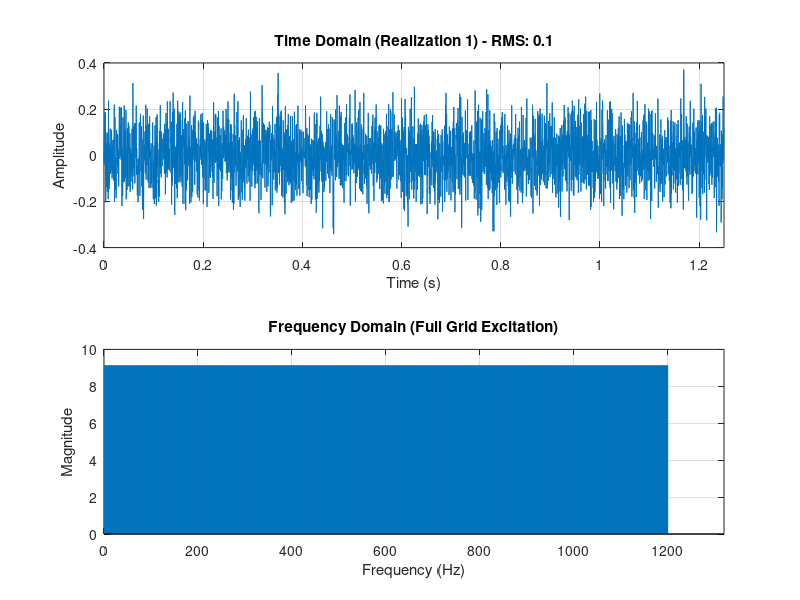

The MATLAB script that drew this image:
% Configuration
filename = 'fullM';
outputDir = '../signals';
if ~exist(outputDir, 'dir'); mkdir(outputDir); end

% --- SETTINGS: FREQUENCY & RMS ---
N = 5000;               % Samples per period (Npp)
Fs = 4000;             % Sampling Frequency in Hz (<-- Set this to match your VI)
F_start_Hz = 1;        % Start Frequency in Hz
F_stop_Hz = 1200;       % Stop Frequency in Hz (Must be < Fs/2)
Desired_RMS = 0.1;     % Desired RMS value
R_realizations = 40;     % Number of realizations (At least 2 required) 

% 1. Convert Hz to Frequency Bins
% Fundamental frequency f0 = Fs / N
f0 = Fs / N;
f_min = round(F_start_Hz / f0);
f_max = round(F_stop_Hz / f0);

% Ensure f_min is at least 1
if f_min < 1; f_min = 1; end

% 2. Generate "Robust Method" Grid (Full Multisine)
% Robust method typically excites ALL integer bins in the band 
Sel = (f_min:f_max)'; 

% 3. Prepare Excitation Matrix (Npp x 2*R)
Sig = zeros(N, R_realizations); 

for r = 1:R_realizations
    % Generate Random Phases (Critical for Robust Method) 
    phases = 2 * pi * rand(size(Sel));
    
    % Construct Frequency Domain Signal
    X = zeros(N, 1);
    X(Sel + 1) = exp(1j * phases); % Map bins to MATLAB indices
    X(N - Sel + 1) = conj(X(Sel + 1)); 
    
    % Inverse FFT to get time domain
    x_time = real(ifft(X));
    
    % --- RMS SCALING ---
    x_time = (x_time / std(x_time)) * Desired_RMS; 

    % Assign to ODD column (Data), EVEN column is 0 (Dummy)
    Sig(:, r ) = x_time;
end

% 4. Save Files
save(fullfile(outputDir, [filename '_Sig_E0_S0.mat']), 'Sig');
save(fullfile(outputDir, [filename '_Sel_E0_S0.mat']), 'Sel');
disp(['Robust signals saved. Freq range: ' num2str(min(Sel)*f0) ' Hz to ' num2str(max(Sel)*f0) ' Hz.']);

% --- PLOTTING ---
figure('Name', 'Robust Method Signal (Hz Scale)');

% Plot Time Domain
subplot(2,1,1);
plot((0:N-1)/Fs, Sig(:,1)); 
xlabel('Time (s)'); ylabel('Amplitude'); 
title(['Time Domain (Realization 1) - RMS: ' num2str(std(Sig(:,1)))]); 
grid on; xlim([0 N/Fs]);

% Plot Frequency Domain
subplot(2,1,2);
F_spectrum = abs(fft(Sig(:,1)));
freq_axis = (0:N-1) * f0; % Frequency axis in Hz
stem(freq_axis, F_spectrum ,'LineWidth', 0.000001, 'Marker', 'none'); 
xlim([0 F_stop_Hz * 1.1]);
xlabel('Frequency (Hz)'); ylabel('Magnitude'); 
title('Frequency Domain (Full Grid Excitation)'); grid on;
